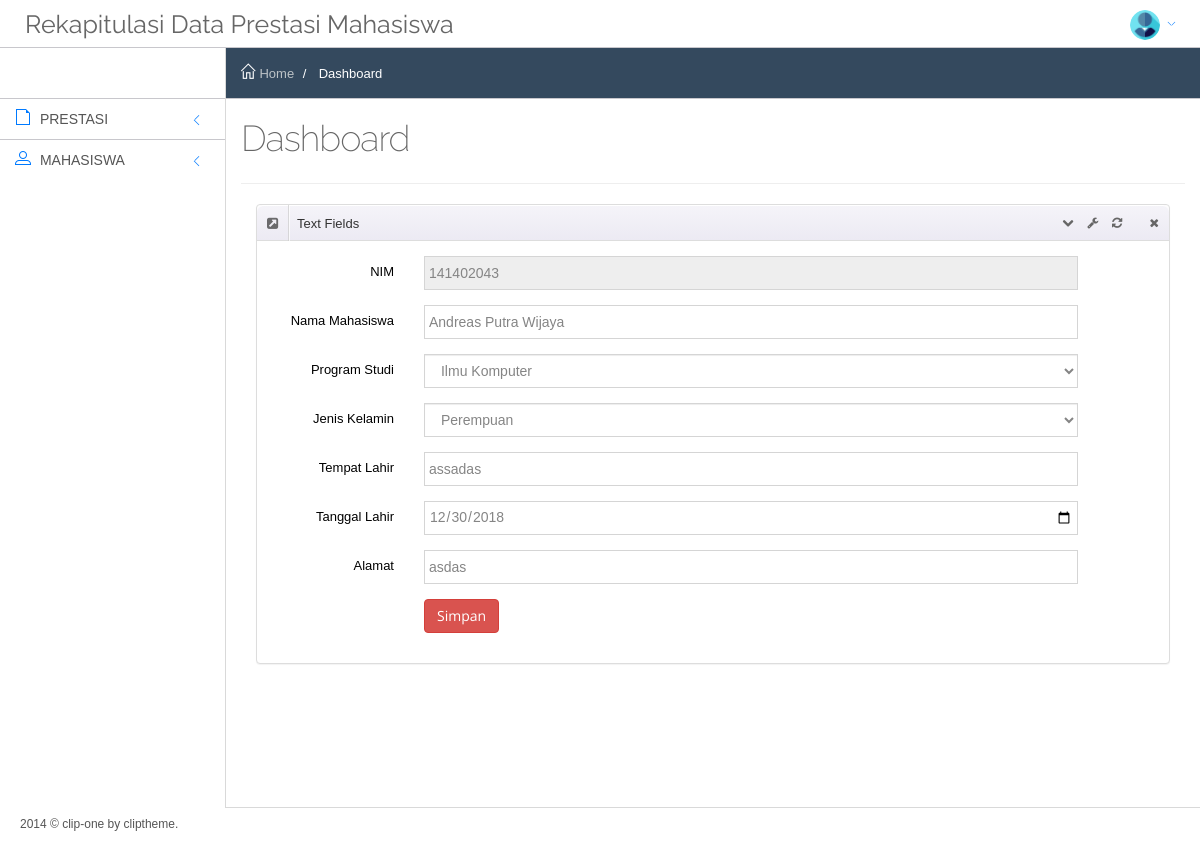
The app's page /beasiswa/index.php/admin/editMahasiswa/141402043 with its own data.
### tables this page shows
CREATE TABLE `tbl_mahasiswa` (
  `nim` char(9) NOT NULL,
  `nama_mahasiswa` varchar(30) NOT NULL,
  `jurusan` enum('Teknologi Informasi','Ilmu Komputer') NOT NULL,
  `JK` enum('L','P') NOT NULL,
  `tempat_lahir` varchar(30) NOT NULL,
  `tanggal_lahir` date NOT NULL,
  `alamat` varchar(100) NOT NULL
);

### beasiswa/application/libraries/Template.php (called while the page is built)
<?php if ( ! defined('BASEPATH')) exit('No direct script access allowed');
class Template {
		var $template_data = array();
		function set($name, $value)
		{
			$this->template_data[$name] = $value;
		}
		function load($template = '', $view = '' , $view_data = array(), $return = FALSE)
		{
			$this->CI =& get_instance();
			$this->set('contents', $this->CI->load->view($view, $view_data, TRUE));
			return $this->CI->load->view($template, $this->template_data, $return);
		}
}

### beasiswa/application/controllers/Admin.php (called while the page is built, shortened)
	<?php
class Admin extends CI_Controller{
	function editMahasiswa(){
		if(isset($_POST['submit'])){
			$this->M_Admin->update();
			redirect('mahasiswa');
		}else{
			$id = $this->uri->segment(3);
			$data['mahasiswa'] = $this->db->get_where('tbl_mahasiswa',array('nim'=>$id))->row_array();
			$this->template->load('template','admin/editMahasiswa',$data);
		}
	}
}

### beasiswa/index.php (called while the page is built, shortened)
<?php
require_once BASEPATH.'core/CodeIgniter.php';

### beasiswa/application/views/admin/editMahasiswa.php (the view, shortened to what this page needs)
<div class="col-sm-12">
                        <div class="panel panel-default">
                            <div class="panel-heading">
                                <i class="fa fa-external-link-square"></i> Text Fields
                                <div class="panel-tools">
                                    <a class="btn btn-xs btn-link panel-collapse collapses" href="#">
                                    </a>
                                    <a class="btn btn-xs btn-link panel-config" href="#panel-config" data-toggle="modal">
                                        <i class="fa fa-wrench"></i>
                                    </a>
                                    <a class="btn btn-xs btn-link panel-refresh" href="#">
                                        <i class="fa fa-refresh"></i>
                                    </a>
                                    <a class="btn btn-xs btn-link panel-expand" href="#">
                                    </a>
                                    <a class="btn btn-xs btn-link panel-close" href="#">
                                        <i class="fa fa-times"></i>
                                    </a>
                                </div>
                            </div>
                            <div class="panel-body">
                            <?php echo form_open('admin/editMahasiswa','role="form" class="form-horizontal"');?>
                                    <div class="form-group">
                                        <label class="col-sm-2 control-label" for="form-field-1">
                                            NIM
                                        </label>
                                        <div class="col-sm-9">
                                            <input type="text" name="nim" readonly id="form-field-1" value="<?php echo $mahasiswa['nim'];?>" class="form-control">
                                        </div>
                                    </div>
                                    <div class="form-group">
                                        <label class="col-sm-2 control-label" for="form-field-1">
                                            Nama Mahasiswa
                                        </label>
                                        <div class="col-sm-9">
                                            <input type="text" name="nama_mahasiswa" value="<?php echo $mahasiswa['nama_mahasiswa'];?>" placeholder="Masukan Nama" id="form-field-1" class="form-control">
                                        </div>
                                    </div>
                                    <div class="form-group">
                                        <label class="col-sm-2 control-label" for="form-field-1">
                                            Program Studi
                                        </label>
                                        <div class="col-sm-9">
                                            <select name="jurusan" class='form-control'>
                                            <?php
                                            if($mahasiswa['jurusan'] == 'Teknologi Informasi'){
                                                echo '<option value="Teknologi Informasi" selected>Teknologi Informasi</option>';
                                                echo '<option value="Ilmu Komputer">Ilmu Komputer</option>';
                                            }else{
                                                echo '<option value="Ilmu Komputer" selected>Ilmu Komputer</option>';
                                            }
                                            ?>
                                            </select>
                                        </div>
                                    </div>
                                    <div class="form-group">
                                        <label class="col-sm-2 control-label" for="form-field-1">
                                            Jenis Kelamin
                                        </label>
                                        <div class="col-sm-9">
                                            <select name="JK" class='form-control'>
                                            <?php
                                            if($dosen['JK'] == 'L'){
                                                echo '<option value="L" selected>Laki-Laki</option>';
                                                echo '<option value="P">Perempuan</option>';
                                            }else{
                                                echo '<option value="P" selected>Perempuan</option>';
                                            }
                                            ?>
                                            </select>
                                        </div>
                                    </div>
                                    <div class="form-group">
                                        <label class="col-sm-2 control-label" for="form-field-1">
                                            Tempat Lahir
                                        </label>
                                        <div class="col-sm-9">
                                            <input type="text" name="tempat_lahir" value="<?php echo $mahasiswa['tempat_lahir'];?>" placeholder="Masukan Tempat Kelahiran" id="form-field-1" class="form-control">
                                        </div>
                                    </div>
                                    <div class="form-group">
                                        <label class="col-sm-2 control-label" for="form-field-1">
                                            Tanggal Lahir
                                        </label>
                                        <div class="col-sm-9">
                                            <input type="date" name="tanggal_lahir" value="<?php echo $mahasiswa['tanggal_lahir'];?>" placeholder="Masukan Tanggal Lahir" id="form-field-1" class="form-control">
                                        </div>
                                    </div>
                                    <div class="form-group">
                                        <label class="col-sm-2 control-label" for="form-field-1">
                                            Alamat
                                        </label>
                                        <div class="col-sm-9">
                                            <input type="text" name="alamat" value="<?php echo $mahasiswa['alamat'];?>" placeholder="Masukan Alamat" id="form-field-1" class="form-control">
                                        </div>
                                    </div>
                                    <div class="form-group">
                                        <label class="col-sm-2 control-label" for="form-field-1"></label>
                                        <div class="col-sm-1">
                                            <button type="submit" name="submit" class="btn btn-danger">Simpan</button>
                                        </div>
                                    </div>
                                </form>
                            </div>
                        </div>
                    </div>

### beasiswa/assets/css/theme_light.css (style rules this page uses)
body, .main-container, .footer, .main-navigation, ul.main-navigation-menu > li > ul.sub-menu, .navigation-small ul.main-navigation-menu > li > ul.sub-menu { background-color: white !important; }

### records on screen
tbl_mahasiswa: nim "141402043", nama_mahasiswa "Andreas Putra Wijaya", jurusan "Ilmu Komputer", tempat_lahir "assadas", tanggal_lahir "12/30/2018", alamat "asdas"
